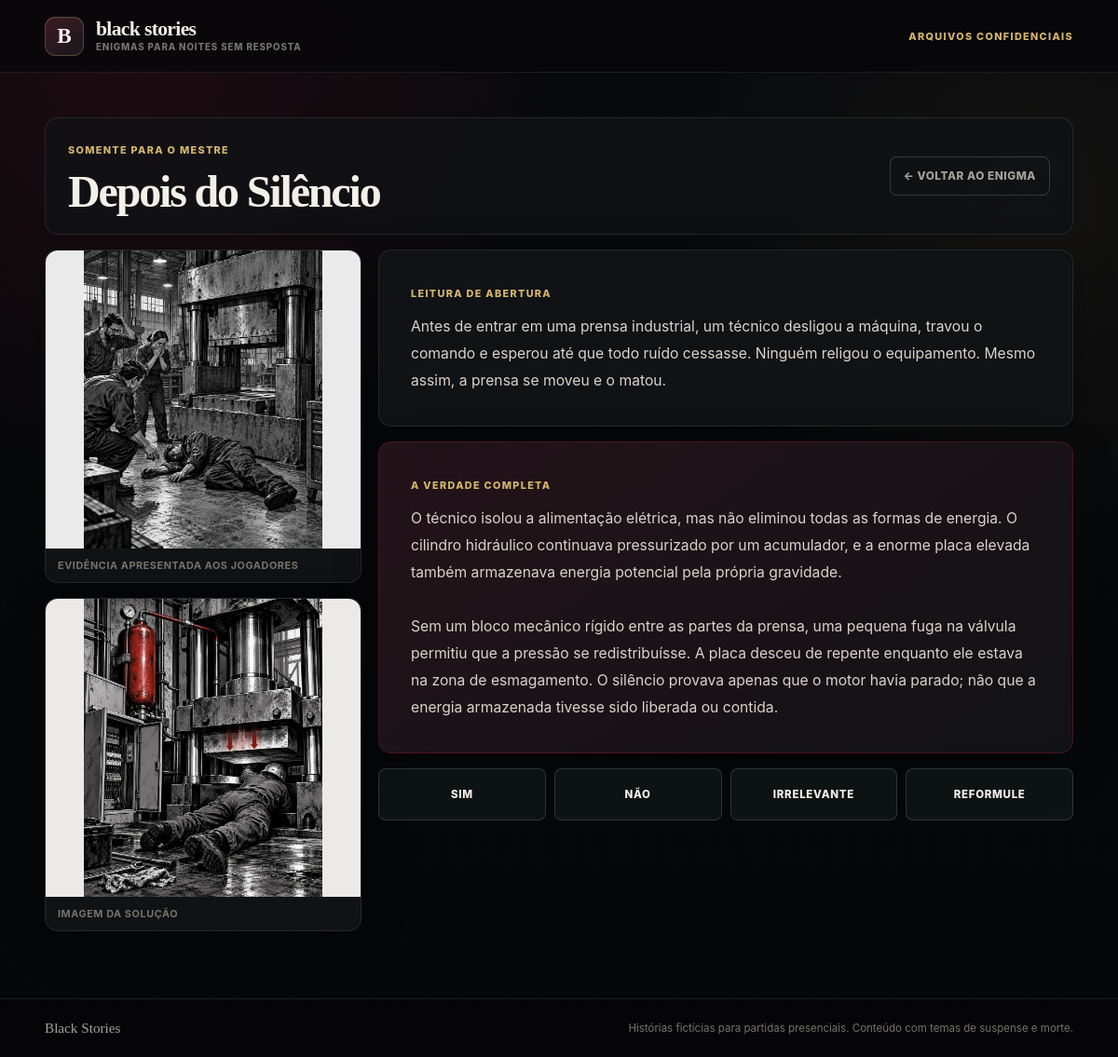
The page /historia/27/mestre/ on the database its author committed.
### stories/models.py (models this page shows, shortened)
class Story(models.Model):
    title = models.CharField(max_length=200)
    description = models.TextField()
    image = models.ImageField(upload_to='stories/')
    answer = models.TextField()
    resolution_image = models.ImageField(upload_to='stories/', null=True, blank=True)
    created_at = models.DateTimeField(auto_now_add=True)
    class Meta:
        verbose_name = 'Story'
        verbose_name_plural = 'Stories'

### stories/views.py (the view)
def master_view(request, story_id):
    story = get_object_or_404(
        Story.objects.only(
            "id",
            "title",
            "description",
            "image",
            "answer",
            "resolution_image",
        ),
        id=story_id,
    )
    return render(
        request,
        "master.html",
        {"story": story},
    )

### templates/master.html (shortened to what this page needs)
{% extends "base.html" %}
{% block content %}
<section class="master-premium-page">
    <div class="master-premium-top">
        <div>
            <span class="master-premium-badge">
                somente para o mestre
            </span>
            <h1 class="master-premium-title">
                {{ story.title }}
            </h1>
        </div>
        <a
            href="{% url 'stories:detail' story.id %}"
            class="master-premium-back"
        >
            &larr; Voltar ao enigma
        </a>
    </div>
    <div class="master-premium-layout">
        <aside class="master-media-stack" aria-label="Imagens do caso">
            {% if story.image %}
                <figure class="master-premium-image-card">
                    <img
                        src="{{ story.image.url }}"
                        alt="{{ story.title }}"
                    >
                    <figcaption>Evidência apresentada aos jogadores</figcaption>
                </figure>
            {% endif %}
            {% if story.resolution_image %}
                <figure class="master-premium-image-card master-solution-image">
                    <img
                        src="{{ story.resolution_image.url }}"
                        alt="Solucao de {{ story.title }}"
                    >
                    <figcaption>Imagem da solução</figcaption>
                </figure>
            {% endif %}
        </aside>
        <div class="master-premium-content">
            <div class="master-premium-card">
                <span class="master-premium-label">
                    leitura de abertura
                </span>
                <p>
                    {{ story.description|linebreaksbr }}
                </p>
            </div>
            <div class="master-premium-card master-premium-answer">
                <span class="master-premium-label">
                    a verdade completa
                </span>
                <p>
                    {{ story.answer|linebreaksbr }}
                </p>
            </div>
            <div class="master-cue-board" aria-label="Respostas rápidas">
                <span>sim</span>
                <span>não</span>
                <span>irrelevante</span>
                <span>reformule</span>
            </div>
        </div>
    </div>
</section>
{% endblock %}

### static/css/premium.css (style rules this page uses)
:root { --bg: #07080a; --surface: #111216; --surface-raised: #17181d; --surface-soft: #1d1e23; --line: rgba(255, 255, 255, 0.09); --line-strong: rgba(255, 255, 255, 0.16); --text: #f4f0e8; --muted: #a6a29a; --dim: #76736d; --red: #c51d35; --red-glow: rgba(197, 29, 53, 0.2); --gold: #d5b66d; --gold-soft: rgba(213, 182, 109, 0.14); --teal: #8bbcb5; --radius-sm: 8px; --radius: 14px; --radius-lg: 24px; --shadow: 0 28px 80px rgba(0, 0, 0, 0.48); --serif: Georgia, "Times New Roman", serif; --sans: Inter, "Segoe UI", Arial, sans-serif; }
*, *::before, *::after { box-sizing: border-box; }
html { min-width: 320px; color-scheme: dark; scroll-behavior: smooth; background: var(--bg); }
body { min-height: 100vh; margin: 0; overflow-x: hidden; color: var(--text); font-family: var(--sans); background: radial-gradient(circle at 12% 6%, rgba(197, 29, 53, 0.11), transparent 28rem), radial-gradient(circle at 92% 20%, rgba(213, 182, 109, 0.055), transparent 24rem), linear-gradient(180deg, #090a0d 0%, var(--bg) 52%, #050608 100%); }
body::before { content: ""; position: fixed; inset: 0; z-index: -2; pointer-events: none; opacity: 0.18; }
body::after { content: ""; position: fixed; inset: 0; z-index: -1; pointer-events: none; background: linear-gradient(90deg, transparent 49.95%, rgba(255, 255, 255, 0.025) 50%, transparent 50.05%); background-size: 88px 100%; }
button, a { -webkit-tap-highlight-color: transparent; }
a { color: inherit; }
img { max-width: 100%; }
.brand-side, .brand-mark, .section-label, .case-number, .answer-label, .master-premium-badge, .master-premium-label, .panel-eyebrow { color: var(--gold); font-size: 0.68rem; font-weight: 800; letter-spacing: 0.12em; text-transform: uppercase; }
.case-library, .premium-detail, .story-form-page, .master-premium-page { width: min(1240px, 100%); margin: 0 auto; }
.detail-actions, .master-premium-top { display: flex; align-items: center; justify-content: space-between; gap: 16px; margin-bottom: 16px; }
.back-button, .master-link, .master-premium-back, .ghost-btn { display: inline-flex; align-items: center; justify-content: center; gap: 8px; min-height: 42px; padding: 0 14px; border: 1px solid var(--line-strong); border-radius: var(--radius-sm); color: var(--muted); background: rgba(17, 18, 22, 0.72); cursor: pointer; text-decoration: none; font-size: 0.74rem; font-weight: 780; letter-spacing: 0.045em; text-transform: uppercase; transition: color 160ms ease, border-color 160ms ease, background 160ms ease; }
.story-title, .master-premium-title, .form-hero h1 { margin: 13px 0 0; font-family: var(--serif); font-size: clamp(2.65rem, 5.5vw, 5rem); font-weight: 600; letter-spacing: -0.045em; line-height: 0.98; }
.master-premium-top { padding: 22px 24px; border: 1px solid var(--line); border-radius: var(--radius); background: rgba(17, 18, 22, 0.84); }
.master-premium-title { font-size: clamp(2rem, 4vw, 3.5rem); }
.master-premium-layout { display: grid; grid-template-columns: 340px minmax(0, 1fr); gap: 18px; }
.master-media-stack, .master-premium-content { display: grid; align-content: start; gap: 16px; }
.master-premium-image-card, .master-premium-card { margin: 0; overflow: hidden; border: 1px solid var(--line); border-radius: var(--radius); background: var(--surface); box-shadow: 0 16px 50px rgba(0, 0, 0, 0.24); }
.master-premium-image-card img { display: block; width: 100%; max-height: 320px; object-fit: contain; filter: grayscale(100%); background: #eceae5; }
.master-solution-image img { filter: grayscale(15%); }
.master-premium-image-card figcaption { padding: 11px 13px; color: var(--dim); font-size: 0.68rem; font-weight: 750; letter-spacing: 0.05em; text-transform: uppercase; }
.master-premium-card { padding: clamp(22px, 3vw, 34px); }
.master-premium-card p { margin: 13px 0 0; color: #d9d4ca; font-size: 0.98rem; line-height: 1.85; }
.master-premium-answer { border-color: rgba(197, 29, 53, 0.27); background: linear-gradient(145deg, rgba(197, 29, 53, 0.1), transparent), var(--surface); }
.master-cue-board { display: grid; grid-template-columns: repeat(4, minmax(0, 1fr)); gap: 9px; }
.master-cue-board span { display: grid; min-height: 56px; place-items: center; border: 1px solid rgba(139, 188, 181, 0.22); border-radius: var(--radius-sm); color: var(--text); background: rgba(139, 188, 181, 0.065); font-size: 0.72rem; font-weight: 850; letter-spacing: 0.06em; text-transform: uppercase; }

### rows shown on the page
Story: title "Depois do Silêncio", image (picture), resolution_image (picture), description "Antes de entrar em uma prensa industrial, um técnico desligou a máquina, travou o comando e esperou até que todo ruído cessasse. Ninguém religou o equipamento. Mesmo assim, a prensa se moveu e o matou.", answer "O técnico isolou a alimentação elétrica, mas não eliminou todas as formas de energia. O cilindro hidráulico continuava pressurizado por um acumulador, e a enorme placa elevada também armazenava energia potencial pela própria gravidade. Sem um bloco mecânico rígido entre as partes da prensa, uma pequena fuga na válvula permitiu que a pressão se redistribuísse. A placa desceu de repente enquanto ele estava na zona de esmagamento. O silêncio provava apenas que o motor havia parado; não que a energia armazenada tivesse sido liberada ou contida."
